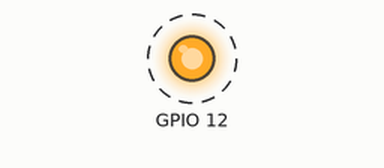
This sketch was run on a simulated ESP32. Parts: output pins drawn as LEDs (lit = HIGH). Dashed ring = blinking. What the sketch prints to the serial monitor is not drawn.

Above: at 0.2 s.
Timing chart, 0 to 3.0 s (numbered marks = the images above):
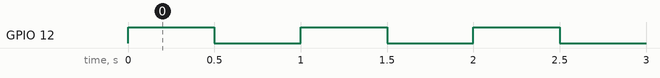

Measured:
- by itself, GPIO 12: alternates HIGH for 0.50 s and LOW for 0.50 s

The sketch:

esp32-lchika.ino
```cpp
void setup() {
  Serial.begin(115200);
  pinMode(12, OUTPUT);
}

void loop() {
  Serial.write("Hello!\n");
  digitalWrite(12, HIGH);
  delay(500);
  digitalWrite(12, LOW);
  delay(500);
}
```
